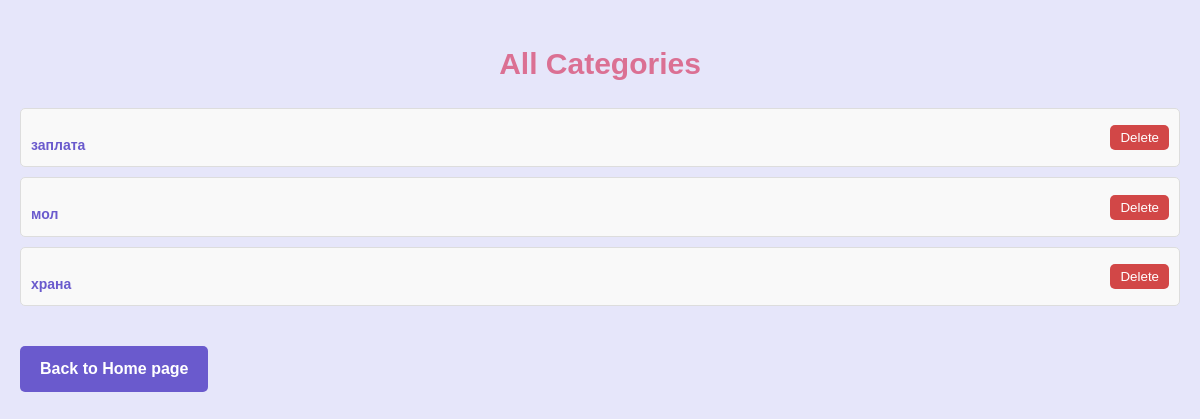
/categories/ (signed in), run on an earlier commit of the app's database.
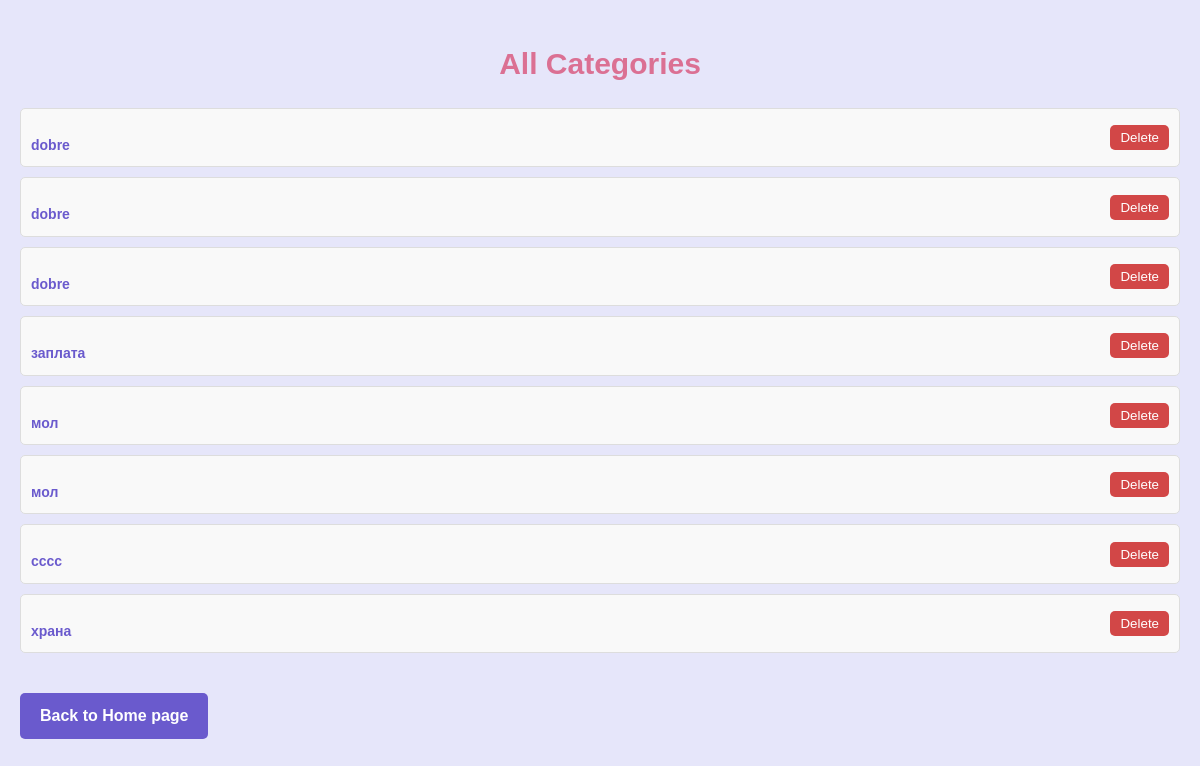
And on a later commit of the database.
### tracker/models.py (models this page shows, shortened)
class Category(models.Model):
    user = models.ForeignKey(User, on_delete=models.CASCADE, related_name='categories', null=True, blank=True)
    name = models.CharField(max_length=100)

### tracker/views.py (the view)
# urls.py: path('categories/', views.list_categories, name='list_categories'),
@login_required(login_url='/login')
def list_categories(request):
    categories = Category.objects.all().order_by('name')
    return render(request, 'categories/list_categories.html', {'categories': categories})

### tracker/templates/categories/list_categories.html (shortened to what this page needs)
{% extends 'base.html' %}
{% block content %}
<h1>All Categories</h1>
<ul id="category-list">
    {% for category in categories %}
    <li id="category-{{ category.id }}">
        <a href="{% url 'category_transactions' category.id %}">{{ category.name }}</a>
        <button onclick="deleteCategory('{% if category.id %}{{ category.id }}{% endif %}')">Delete</button>
    </li>
    {% endfor %}
</ul>
<a href="{% url 'index' %}" class="home-link">Back to Home page</a>
{% endblock %}

What changed in the data, as far as the page shows it:
added Category: name "dobre"
added Category: name "dobre"
added Category: name "dobre"
added Category: name "мол"
added Category: name "сссс"
